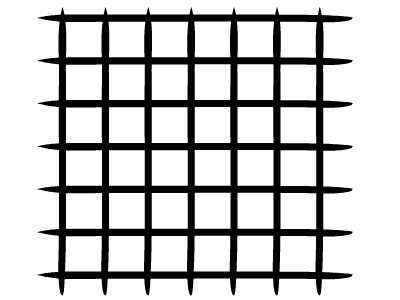
#> input picture Computer Vision Libraries/beforeAffine.jpeg, 400 x 300 px
$ python Assignment_AffineTransformation.py
#> lines starting #> are read from the running program, lines starting #| are printed output that depends on the picture
# -*- coding: utf-8 -*-
"""
Created on Wed Jun  2 19:31:59 2021

@author: Muhammad_Mehdi_Ali
"""

import numpy as np
import matplotlib.pyplot as plt
import cv2 as cv
import math

img=cv.imread('beforeAffine.jpeg',0)
#> img is the input picture: shape (300, 400); min 0, max 255, mean 199.2
r,c=img.shape
#> r = 300; c = 400

expectedOutput=cv.imread('afterAffine.jpeg',0)
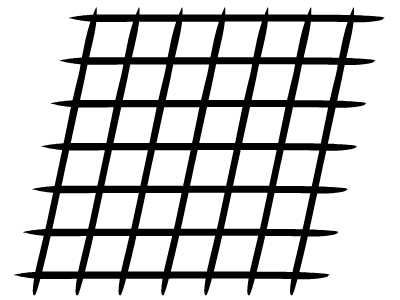
#> input picture Computer Vision Libraries/afterAffine.jpeg, 400 x 300 px
#> expectedOutput is the input picture: shape (300, 400); min 0, max 255, mean 199.1
r2,c2=expectedOutput.shape
#> r2 = 300; c2 = 400


# [16 lines of commented-out code are left out]
x1=18
y1=39
x1_=18
y1_=70

x2=274
y2=38
x2_=274
y2_=15

x3=275
y3=351
x3_=275
y3_=328


b=np.zeros((6,1),dtype='float64')
b[0][0]=x1_
b[1][0]=y1_
b[2][0]=x2_
b[3][0]=y2_
b[4][0]=x3_
b[5][0]=y3_

A=np.zeros((6,6),dtype='float64')
A[0][0]=x1
A[0][1]=y1
A[0][2]=1

A[1][3]=x1
A[1][4]=y1
A[1][5]=1

A[2][0]=x2
A[2][1]=y2
A[2][2]=1

A[3][3]=x2
A[3][4]=y2
A[3][5]=1

A[4][0]=x3
A[4][1]=y3
A[4][2]=1

A[5][3]=x3
A[5][4]=y3
A[5][5]=1

inverseA=np.linalg.inv(A)

parameters=inverseA.dot(b)


plt.imshow(img,cmap="gray")
plt.title("Original")
plt.show()
plt.close()

plt.imshow(expectedOutput,cmap="gray")
plt.title("ExpectedOutput")
plt.show()
plt.close()

myOutput=np.zeros((r2,c2+35),dtype='float64')
myOutput.fill(255)
#> myOutput: shape (300, 435) float64; every value is 255


for i in range (r):
    for j in range (c):
        xCoordinate=round(parameters[0][0]*i+parameters[1][0]*j+parameters[2][0])
        yCoordinate=round(parameters[3][0]*i+parameters[4][0]*j+parameters[5][0])
        myOutput[xCoordinate,yCoordinate]=img[i,j]
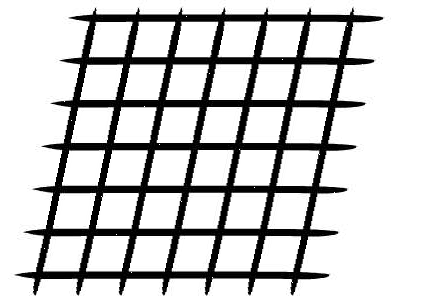
#> myOutput: shape (300, 435) float64; min 0, max 255, mean 203.7

plt.imshow(myOutput,cmap="gray")
plt.title("MyOutput")
plt.show()
plt.close()

print(parameters)

cv.imwrite("myAffineOutput.jpeg",myOutput)
